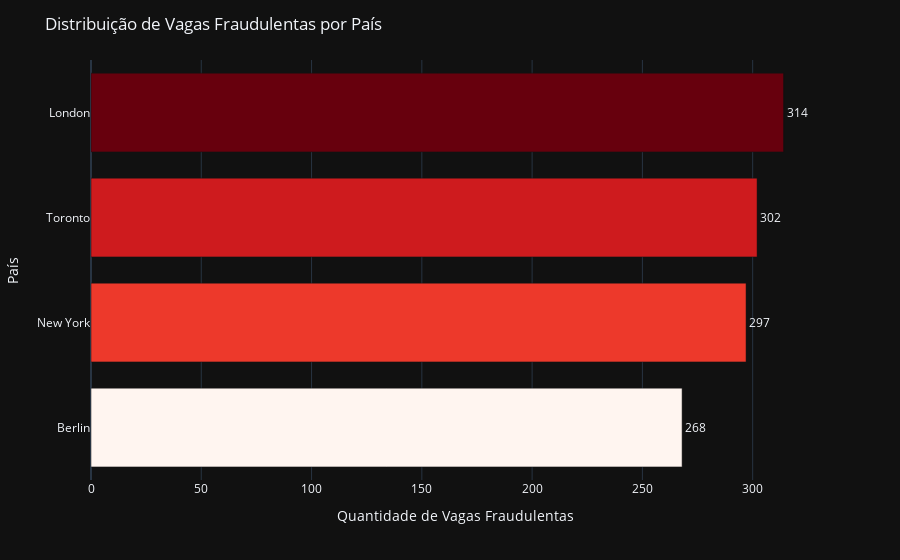

The cell this chart's notebook holds for it:
### Markdown cell above
## 2. Análise Geográfica das Vagas Fraudulentas
### 2.1 Distribuição de Vagas Fraudulentas por País

Esta análise investiga a distribuição geográfica das vagas classificadas como fraudulentas, considerando o país de origem das publicações.
O objetivo é identificar concentrações de fraudes em determinadas regiões, permitindo a observação de padrões geográficos
que podem indicar maior incidência de comportamentos suspeitos ou falhas de controle em contextos específicos.

### Code cell
from pyspark.sql.functions import col

fraud_by_country = (
    df_silver
    .filter(col("is_fake") == True)
    .groupBy("country")
    .count()
    .orderBy("count")
    .toPandas()
)

fraud_by_country = fraud_by_country.sort_values("count", ascending=True)

fig = px.bar(
    fraud_by_country,
    x="count",
    y="country",
    orientation="h",
    labels={
        "count": "Quantidade de Vagas Fraudulentas",
        "country": "País"
    },
    text="count",
    color="count",
    color_continuous_scale="Reds"
)

fig.update_traces(
    textposition="outside"
)

fig.update_layout(
    title_x=0.5,
    title="Distribuição de Vagas Fraudulentas por País",
    xaxis_showgrid=True,
    yaxis_showgrid=False,
    coloraxis_showscale=False,
    plot_bgcolor="rgba(0,0,0,0)",
    bargap=0.25
)

fig.show()

### Figure 1 — Plotly figure (JSON) as saved in the notebook; plotly's stock layout.template omitted (floating-point values rounded to 4 significant figures)
{"data": [{"hovertemplate": "Quantidade de Vagas Fraudulentas=%{marker.color}<br>País=%{y}<extra></extra>", "legendgroup": "", "marker": {"color": [268, 291, 297, 302, 314], "coloraxis": "coloraxis", "pattern": {"shape": ""}}, "name": "", "orientation": "h", "showlegend": false, "text": [268.0, 291.0, 297.0, 302.0, 314.0], "textposition": "outside", "x": [268, 291, 297, 302, 314], "xaxis": "x", "y": ["Berlin", null, "New York", "Toronto", "London"], "yaxis": "y", "type": "bar"}], "layout": {"xaxis": {"anchor": "y", "domain": [0.0, 1.0], "title": {"text": "Quantidade de Vagas Fraudulentas"}, "showgrid": true}, "yaxis": {"anchor": "x", "domain": [0.0, 1.0], "title": {"text": "País"}, "showgrid": false}, "coloraxis": {"colorbar": {"title": {"text": "Quantidade de Vagas Fraudulentas"}}, "colorscale": [[0.0, "rgb(255,245,240)"], [0.125, "rgb(254,224,210)"], [0.25, "rgb(252,187,161)"], [0.375, "rgb(252,146,114)"], [0.5, "rgb(251,106,74)"], [0.625, "rgb(239,59,44)"], [0.75, "rgb(203,24,29)"], [0.875, "rgb(165,15,21)"], [1.0, "rgb(103,0,13)"]], "showscale": false}, "legend": {"tracegroupgap": 0}, "margin": {"t": 60}, "barmode": "relative", "title": {"text": "Distribuição de Vagas Fraudulentas por País"}, "plot_bgcolor": "rgba(0,0,0,0)", "bargap": 0.25}}
